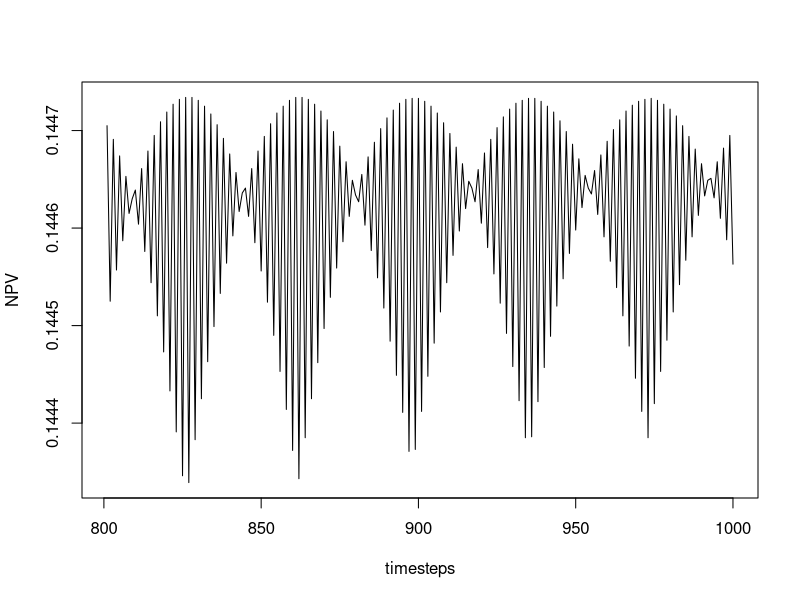
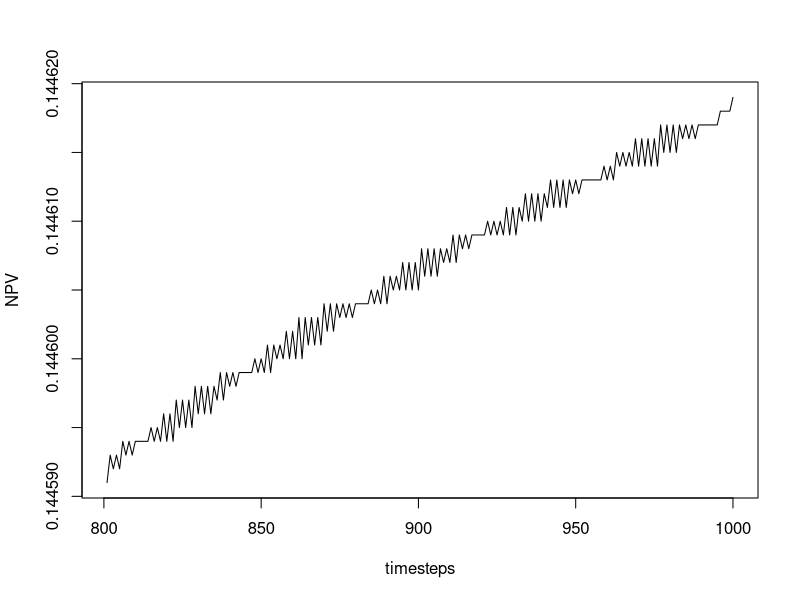

These charts were generated, in order, by the following R code:
setwd("/homes/fzhao01/Bureau/quantlib/IMT2018-master/project4")
my_data <- read.table("data.txt",col.names=c("timesteps","NPV"), sep = "", dec = "\t")
plot(my_data$timesteps, my_data$NPV, type = "l", xlab="timesteps",ylab="NPV")
my_dataOp <- read.table("dataBs.txt",col.names=c("timesteps","NPV"), sep = "", dec = "\t")
plot(my_dataOp$timesteps, my_dataOp$NPV, type = "l", xlab="timesteps",ylab="NPV")
